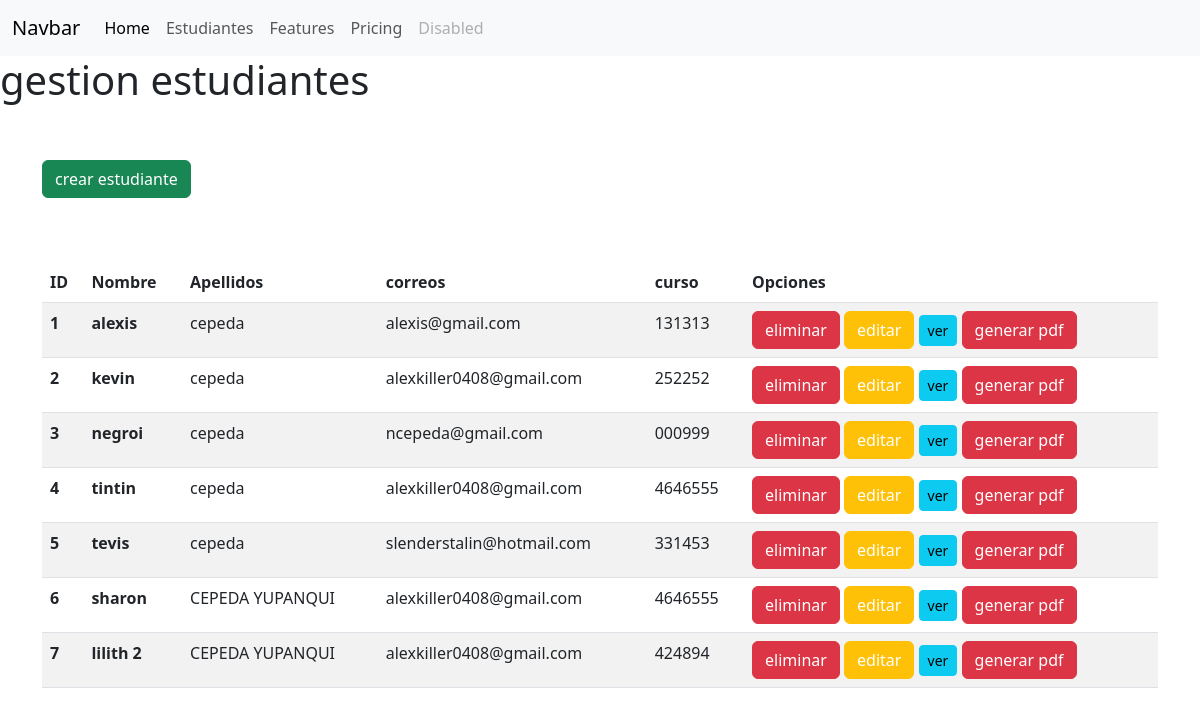
/students/, run on an earlier commit of the app's database.
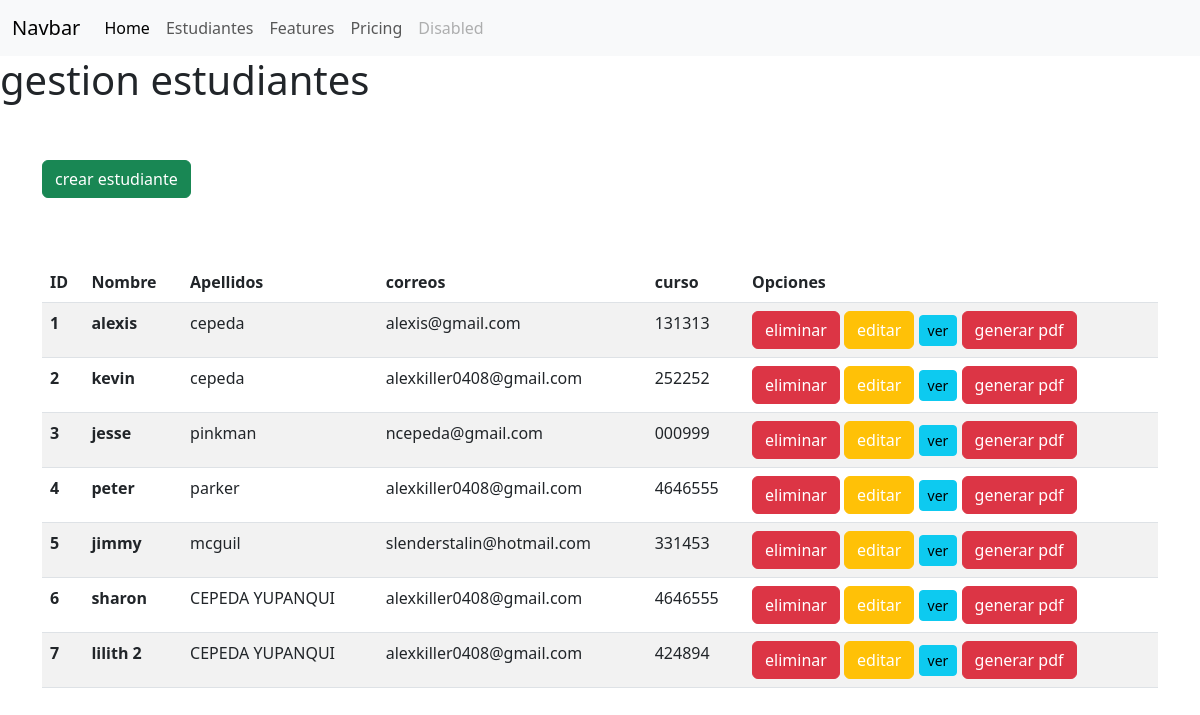
And on a later commit of the database.
### Aplicaciones/Academico/models.py (models this page shows)
class Estudiante(models.Model):
    estudiante_id = models.AutoField(primary_key=True)
    curso = models.ForeignKey(Curso, on_delete=models.CASCADE, related_name='estudiantes')
    nombre = models.CharField(max_length=100)
    apellido = models.CharField(max_length=100)
    email = models.EmailField()
    def __str__(self):
        return f"{self.nombre} {self.apellido}"

### Aplicaciones/Academico/views.py (the view)
# urls.py: path("students/",views.getAllEstudents , name='students'),
def getAllEstudents(request):
    students = Estudiante.objects.all()
    cursos = Curso.objects.all()
    print("los estudiantes: ",students)
    return render(request, "admin/students/GestionStudents.html", {"students": students, "cursos": cursos})

### Aplicaciones/Academico/templates/admin/students/GestionStudents.html (shortened to what this page needs)
{% extends "base.html" %}
{% block body %}
<h1>gestion estudiantes</h1>
<div class="container">
    <button class="btn btn-success btn-block mt-5" onclick="abrirModalCrear()">
        crear estudiante
    </button>
    <div class="scroll-oculto mt-3" style=" max-height: 500px; overflow-y: auto;">
        <table class="table table-striped mt-5">
            <thead>
                <tr>
                    <th scope="col">ID</th>
                    <th scope="col">Nombre</th>
                    <th scope="col">Apellidos</th>
                    <th scope="col">correos</th>
                    <th scope="col">curso</th>
                    <th scope="col">Opciones</th>
                </tr>
            </thead>
            <tbody>
                {% for c in students %}
                <tr>
                    <th>{{ c.estudiante_id }}</th>
                    <th>{{ c.nombre }}</th>
                    <td>{{ c.apellido }}</td>
                    <td> {{ c.email }}</td>
                    <td> {{ c.curso_id }}</td>
                    <td>
                        <button class="btn btn-danger">
                            eliminar
                        </button>
                        <button class="btn btn-warning text-white">
                            editar
                        </button>
                        <button class="btn btn-info btn-sm" onclick="abrirModal('{{ c.estudiante_id }}')">ver</button>
                        <button class="btn btn-danger text-white">generar pdf</button>
                    </td>
                </tr>
                {% endfor %}
            </tbody>
        </table>
    </div>
</div>
{% endblock %}

### Aplicaciones/Academico/templates/base.html (shortened to what this page needs)
<!DOCTYPE html>
<html lang="en">
<head>
    <link href="https://cdn.jsdelivr.net/npm/bootstrap@5.3.0/dist/css/bootstrap.min.css" rel="stylesheet"    >
</head>
<body>
    <nav class="navbar navbar-expand-lg bg-body-tertiary">
        <div class="container-fluid">
            <a class="navbar-brand" href="{% url 'inicio' %}">Navbar</a>
            <div class="collapse navbar-collapse" id="navbarNavAltMarkup">
                <div class="navbar-nav">
                    <a class="nav-link active" aria-current="page" href="{% url 'inicio' %}">Home</a>
                    <a class="nav-link"  href="{% url 'students' %}">Estudiantes</a>
                    <a class="nav-link" href="#">Features</a>
                    <a class="nav-link" href="#">Pricing</a>
                    <a class="nav-link disabled" aria-disabled="true">Disabled</a>
                </div>
            </div>
        </div>
    </nav>
    {% block body %}
    {% endblock %}
</body>
</html>

What changed in the data, as far as the page shows it:
changed Estudiante "ncepeda@gmail.com": nombre "negroi" → "jesse"; apellido "cepeda" → "pinkman"
changed Estudiante id 4: nombre "tintin" → "peter"; apellido "cepeda" → "parker"
changed Estudiante "slenderstalin@hotmail.com": nombre "tevis" → "jimmy"; apellido "cepeda" → "mcguil"
